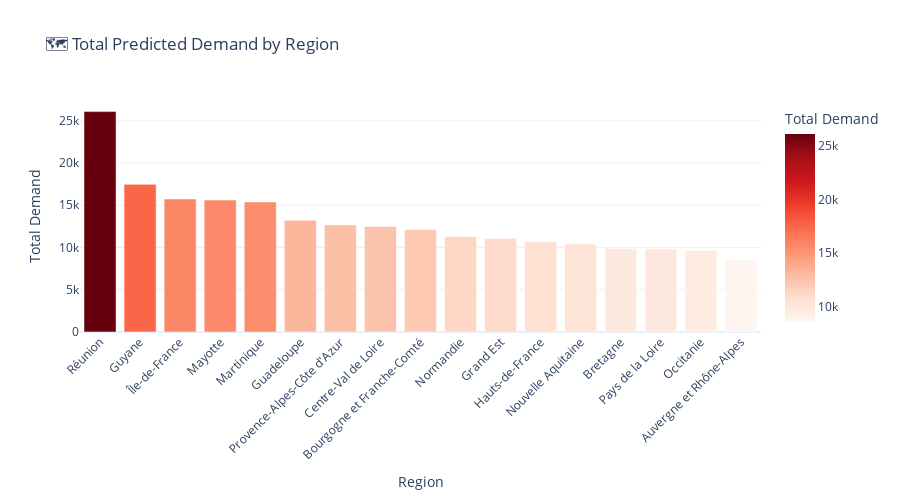

Notebook code for this chart:
### Code cell
if df_predictions is not None:
    # Aggregate by region
    regional_demand = df_predictions.groupby('region').agg({
        'predicted_demand': 'sum',
        'lower_bound': 'sum',
        'upper_bound': 'sum'
    }).reset_index()

    regional_demand.columns = ['region', 'total_demand', 'demand_low', 'demand_high']
    regional_demand = regional_demand.sort_values('total_demand', ascending=False)

    print(" Regional Demand Summary:\n")
    print(regional_demand.to_string(index=False))

    total_demand = regional_demand['total_demand'].sum()
    print(f"\n Total predicted demand: {total_demand:,.0f} interventions")

    # Visualize
    fig = px.bar(
        regional_demand,
        x='region',
        y='total_demand',
        title=' Total Predicted Demand by Region',
        labels={'region': 'Region', 'total_demand': 'Total Demand'},
        color='total_demand',
        color_continuous_scale='Reds'
    )

    fig.update_layout(
        xaxis_tickangle=-45,
        height=500,
        template='plotly_white'
    )

    viz_path = BASE_PATH / 'visualizations'
    fig.write_html(viz_path / 'regional_demand.html')
    fig.show()
    print(f"\n Saved: regional_demand.html")

### Figure 1 — Plotly figure (JSON) as saved in the notebook; plotly's stock layout.template omitted (floating-point values rounded to 4 significant figures)
{"data": [{"hovertemplate": "Region=%{x}<br>Total Demand=%{marker.color}<extra></extra>", "legendgroup": "", "marker": {"color": [26080.0, 17470.0, 15750.0, 15610.0, 15390.0, 13220.0, 12670.0, 12490.0, 12140.0, 11300.0, 11090.0, 10710.0, 10420.0, 9869.0, 9863.0, 9640.0, 8588.0], "coloraxis": "coloraxis", "pattern": {"shape": ""}}, "name": "", "orientation": "v", "showlegend": false, "textposition": "auto", "type": "bar", "x": ["Réunion", "Guyane", "Île-de-France", "Mayotte", "Martinique", "Guadeloupe", "Provence-Alpes-Côte d'Azur", "Centre-Val de Loire", "Bourgogne et Franche-Comté", "Normandie", "Grand Est", "Hauts-de-France", "Nouvelle Aquitaine", "Bretagne", "Pays de la Loire", "Occitanie", "Auvergne et Rhône-Alpes"], "xaxis": "x", "y": [26080.0, 17470.0, 15750.0, 15610.0, 15390.0, 13220.0, 12670.0, 12490.0, 12140.0, 11300.0, 11090.0, 10710.0, 10420.0, 9869.0, 9863.0, 9640.0, 8588.0], "yaxis": "y"}], "layout": {"barmode": "relative", "coloraxis": {"colorbar": {"title": {"text": "Total Demand"}}, "colorscale": [[0, "rgb(255,245,240)"], [0.125, "rgb(254,224,210)"], [0.25, "rgb(252,187,161)"], [0.375, "rgb(252,146,114)"], [0.5, "rgb(251,106,74)"], [0.625, "rgb(239,59,44)"], [0.75, "rgb(203,24,29)"], [0.875, "rgb(165,15,21)"], [1, "rgb(103,0,13)"]]}, "height": 500, "legend": {"tracegroupgap": 0}, "title": {"text": "🗺️ Total Predicted Demand by Region"}, "xaxis": {"anchor": "y", "domain": [0, 1], "tickangle": -45, "title": {"text": "Region"}}, "yaxis": {"anchor": "x", "domain": [0, 1], "title": {"text": "Total Demand"}}}}
